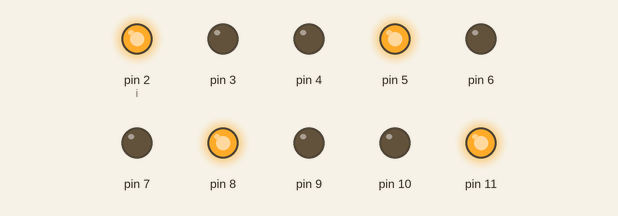
The sketch below on a simulated Arduino Uno, built with avr-gcc and run on an emulated ATmega328P. Parts: output pins drawn as LEDs (lit = HIGH).

Above: at 0.5 s.
At 3.5 s:
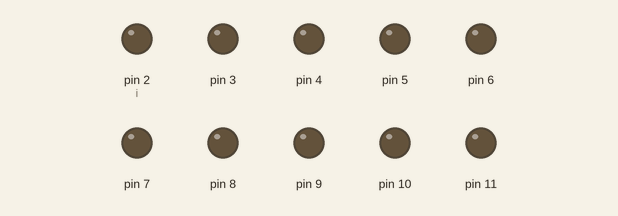
Timing chart, 0 to 4.6 s (numbered marks = the images above):
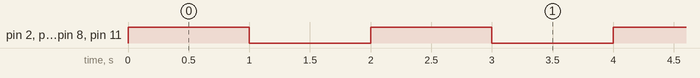

Measured:
- by itself, pin 2 (i), pin 5, pin 8, pin 11: alternates HIGH for 1.0 s and LOW for 1.0 s

The sketch:

une_sur_trois.ino
```cpp
void setup() {
  pinMode(2, OUTPUT);
  pinMode(3, OUTPUT);
  pinMode(4, OUTPUT);
  pinMode(5, OUTPUT);
  pinMode(6, OUTPUT);
  pinMode(7, OUTPUT);
  pinMode(8, OUTPUT);
  pinMode(9, OUTPUT);
  pinMode(10, OUTPUT);
  pinMode(11, OUTPUT);

}

void loop() {
int i = 2;
while( i != 14){
  digitalWrite(i, HIGH);
  i = i + 3;
}
delay(1000);
int a = 0;
while(a != 12){
  digitalWrite(a, LOW);
  a++;
}
delay(1000);
}
```
